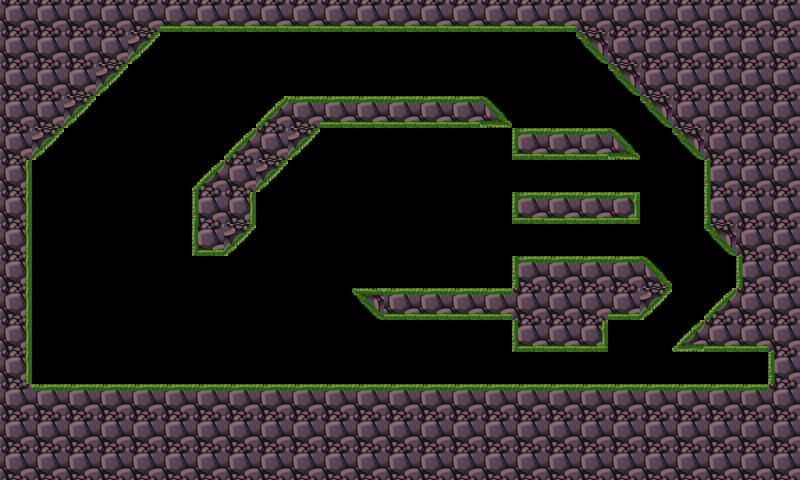

The image is a tile-based game level rendered from a .tmx file. Its description and source (layers, tilesets, objects; grid data summarised) follow:
An orthogonal 25x15 tile map with 32x32 px tiles, 1 tile layer (mpic) and 14 objects (5x monster, 3x wood, circle).

<map version="1.0" orientation="orthogonal" width="25" height="15" tilewidth="32" tileheight="32">
 <tileset firstgid="1" name="tiled" tilewidth="32" tileheight="32">
  <image source="tiled.png" width="192" height="192" />
 </tileset>
 <layer name="mpic" width="25" height="15">
  <data>[375 cells, 206 non-empty, 18 distinct tile ids]</data>
 </layer>
 <objectgroup name="object" width="25" height="15">
  <object name="circle" x="325" y="77">
   <properties>
    <property name="sprite_name" value="circle.png" />
   </properties>
  </object>
  <object name="monster" x="363" y="77">
   <properties>
    <property name="enemy" value="true" />
    <property name="plistname" value="monster_1" />
   </properties>
  </object>
  <object name="monster" x="405" y="75">
   <properties>
    <property name="enemy" value="true" />
    <property name="plistname" value="monster_3" />
   </properties>
  </object>
  <object name="monster" x="451" y="77">
   <properties>
    <property name="enemy" value="false" />
    <property name="plistname" value="monster_5" />
   </properties>
  </object>
  <object name="monster" x="412" y="276">
   <properties>
    <property name="enemy" value="true" />
    <property name="plistname" value="monster_1" />
   </properties>
  </object>
  <object name="monster" x="459" y="275">
   <properties>
    <property name="enemy" value="true" />
    <property name="plistname" value="monster_2" />
   </properties>
  </object>
  <object name="wood" x="564" y="178">
   <properties>
    <property name="sprite_name" value="wood.png" />
   </properties>
  </object>
  <object name="wood" x="572" y="248">
   <properties>
    <property name="sprite_name" value="wood.png" />
   </properties>
  </object>
  <object name="wood" x="561" y="369">
   <properties>
    <property name="sprite_name" value="wood.png" />
   </properties>
  </object>
 </objectgroup>
 <objectgroup name="ground" width="25" height="15">
  <object x="30" y="160">
   <polyline points="0,0 131,-132 546,-133 673,0 677,64 708,97 709,127 646,188 738,188 740,227 -4,227 -1,1" />
  </object>
  <object x="193" y="250">
   <polyline points="0,0 0,-63 91,-153 290,-153 319,-125 128,-127 59,-56 60,-23 34,4 0,2" />
  </object>
  <object x="512" y="128">
   <polyline points="0,0 98,1 125,27 2,26 -1,1" />
  </object>
  <object x="515" y="192">
   <polyline points="0,0 121,1 121,27 0,27 -1,0" />
  </object>
  <object x="515" y="257">
   <polyline points="0,0 126,-1 155,28 127,58 89,58 89,90 0,90 0,59 -134,59 -162,32 -3,33 -1,0" />
  </object>
 </objectgroup>
</map>
